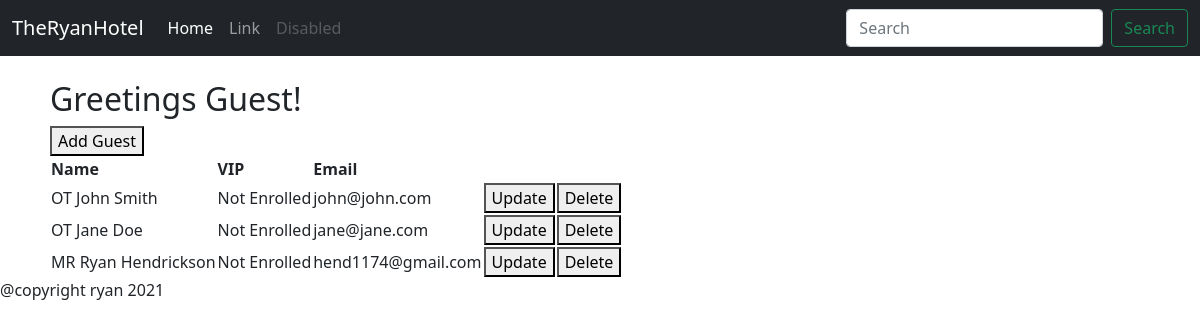
Screenshot of /booking/guestlist with the database file from the repository.
### booking/models.py (models this page shows, shortened)
class Guest(models.Model):
    MR = 'MR'
    MS = 'MS'
    DR = 'DR'
    OT = ''
    HONORIFIC_CHOICES = [
        (MR, 'Mr.'),
        (MS, 'Ms.'),
        (DR, 'Dr.'),
        (OT, '')
    ]
    honorific = models.CharField(max_length=2, choices = HONORIFIC_CHOICES, default=OT)
    first = models.CharField(max_length=100)
    last = models.CharField(max_length=100)
    vip = models.IntegerField(default=-1)
    email = models.CharField(max_length=100)

### booking/views.py (the view)
# urls.py: path('guestlist', views.GuestList.as_view(), name='guest_list'),
class GuestList(ListView):
    model = Guest

### booking/templates/booking/guest_list.html
{% extends "./base.html" %}
{% block content %}
    <a href="{% url "guest_create" %}"><button>Add Guest</button></a>
    <table>
        <tr><th>Name</th><th>VIP</th><th>Email</th></tr>
        {% for guest in guest_list %}
            <tr><td>{{ guest.honorific }} {{ guest.first }} {{ guest.last }}</td><td>{% if guestvip > 0 %}{{ guest.vip }}{% else %}Not Enrolled{% endif %}</td>
                <td>{{ guest.email }}</td><td><a href="{% url 'guest_update' guest.id %}"><button>Update</button></a></td><td><a href="{% url "guest_delete" guest.id %}"><button>Delete</button></a></td></tr>
        {% endfor %}
    </table>
{% endblock %}

### rows the page displays
Guest: honorific "OT", first "John", last "Smith", email "john@john.com"
Guest: honorific "OT", first "Jane", last "Doe", email "jane@jane.com"
Guest: honorific "MR", first "Ryan", last "Hendrickson", email "hend1174@gmail.com"
